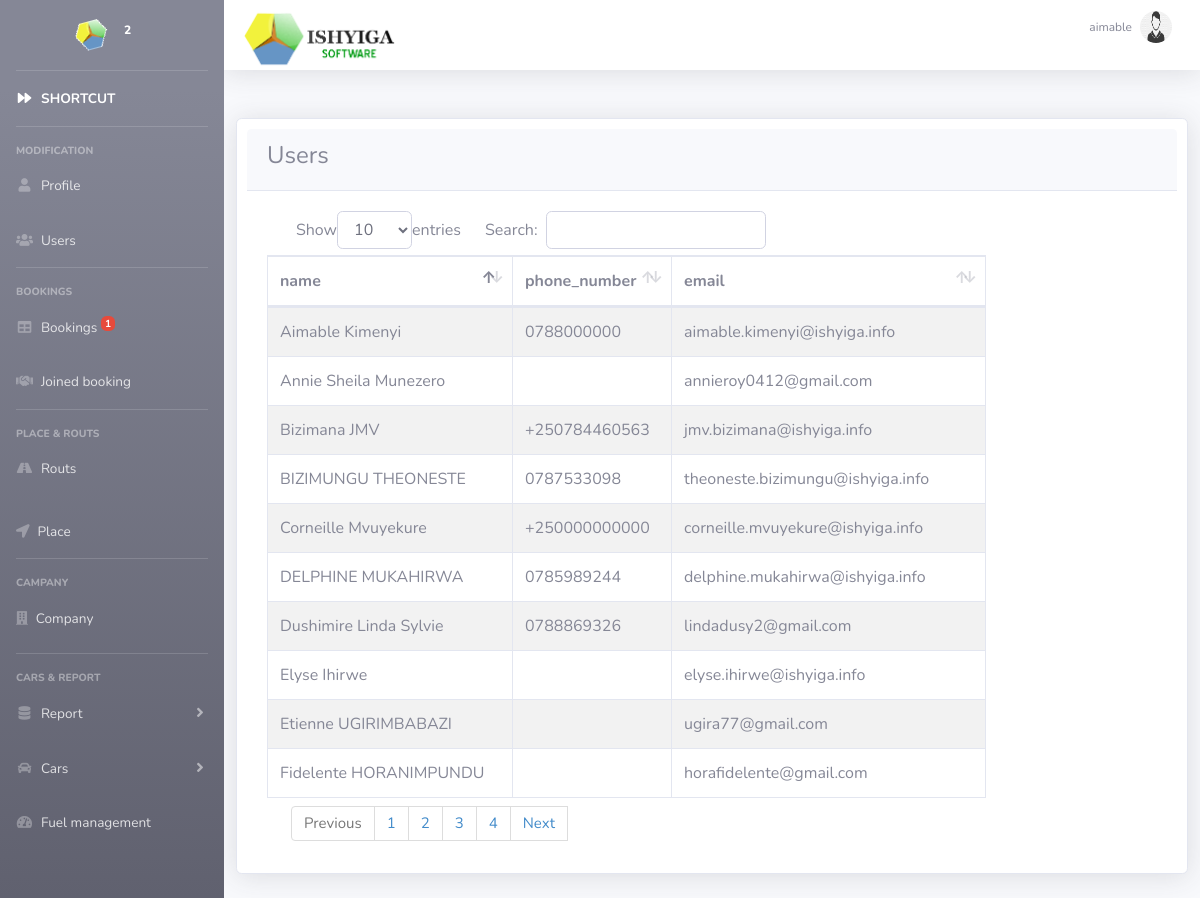
Page /user.php (signed in) on the committed database.
### tables this page shows
CREATE TABLE `fluid_user` (
  `id` int(11) NOT NULL,
  `id_subcompany` int(11) NOT NULL,
  `username` varchar(255) NOT NULL,
  `full_name` varchar(255) NOT NULL,
  `phone_number` varchar(20) NOT NULL,
  `auth_key` varchar(32) DEFAULT '10',
  `password` varchar(255) NOT NULL,
  `passreset` varchar(255) NOT NULL,
  `email` varchar(255) NOT NULL,
  `role` int(11) NOT NULL DEFAULT '10',
  `last_login` datetime DEFAULT NULL,
  `live` int(250) DEFAULT '0',
  `status` varchar(250) DEFAULT 'lebour',
  `vercod` varchar(250) NOT NULL,
  `verfied` int(50) DEFAULT '0'
);

### user.php (the view, shortened to what this page needs)
<?php
include 'include/header.php' ; ?>
<?php include('connexion.php');
?>
</head>
<body id="page-top"  >
<div id="wrapper">
<?php include 'include/navbar.php'; ?>
<div id='content-wrapper' class="d-flex flex-column">
<?php
require_once('include/topbon.php');
?>
 <div class="row">
 <div class="col-12 p-4">
            <div class="card shadow" style="padding:10px;">
            <div class="card-header d-flex justify-content-between">
            <h4>Users</h4>
            </div>
            <div class="card-body">
                <div class="table-responsive">
                    <table class="table table-striped table-bordered table-hover"  id="datatable1">
                        <thead>
                        <tr>
                            <th>name</th>
                            <th>phone_number</th>
                            <th>email</th>
                        </tr>
                        </thead>
                        <?php
                        $sql = "SELECT id_subcompany,full_name,phone_number,email from fluid_user where id_subcompany='" . $id_subcompany . "'";
                        $result = mysqli_query($connection, $sql);
                        if (mysqli_num_rows($result) > 0) {
                            echo '<tbody>';
                            while ($row = mysqli_fetch_array($result)) {
                                echo(
                                    '
                                    <tr>' .
                                    '<td>' . $row["full_name"] . '</td>' .
                                    '<td>' . $row["phone_number"] . '</td>' .
                                    '<td>' . $row["email"] . '</td>' .
                                    '</tr>
                               '
                                );
                            }
                            echo '</tbody>';
                        } else {
                            echo "0 results";
                        }
                        ?>
                    </table>
                </div>
             </div>
           </div>
         </div>
       </div>
    </div>
  </div>
<?php include('include/footerui.php'); ?>

### include/header.php (style rules this page uses)
.sorting:after { opacity: 0.2; content: "\e150"; }

### rows in the picture
fluid_user: full_name "Dushimire Linda Sylvie", phone_number "0788869326", email "lindadusy2@gmail.com"
fluid_user: full_name "Corneille Mvuyekure", phone_number "+250000000000", email "corneille.mvuyekure@ishyiga.info"
fluid_user: full_name "BIZIMUNGU THEONESTE", phone_number "0787533098", email "theoneste.bizimungu@ishyiga.info"
fluid_user: full_name "Aimable Kimenyi", phone_number "0788000000", email "aimable.kimenyi@ishyiga.info"
fluid_user: full_name "Bizimana JMV", phone_number "+250784460563", email "jmv.bizimana@ishyiga.info"
fluid_user: full_name "DELPHINE MUKAHIRWA", phone_number "0785989244", email "delphine.mukahirwa@ishyiga.info"
fluid_user: full_name "Annie Sheila Munezero", email "annieroy0412@gmail.com"
fluid_user: full_name "Elyse Ihirwe", email "elyse.ihirwe@ishyiga.info"
fluid_user: full_name "Fidelente HORANIMPUNDU", email "horafidelente@gmail.com"
fluid_user: full_name "Etienne UGIRIMBABAZI", email "ugira77@gmail.com"

### other values in the picture
$row['Total'] "1"
$_SESSION['username'] "aimable"
